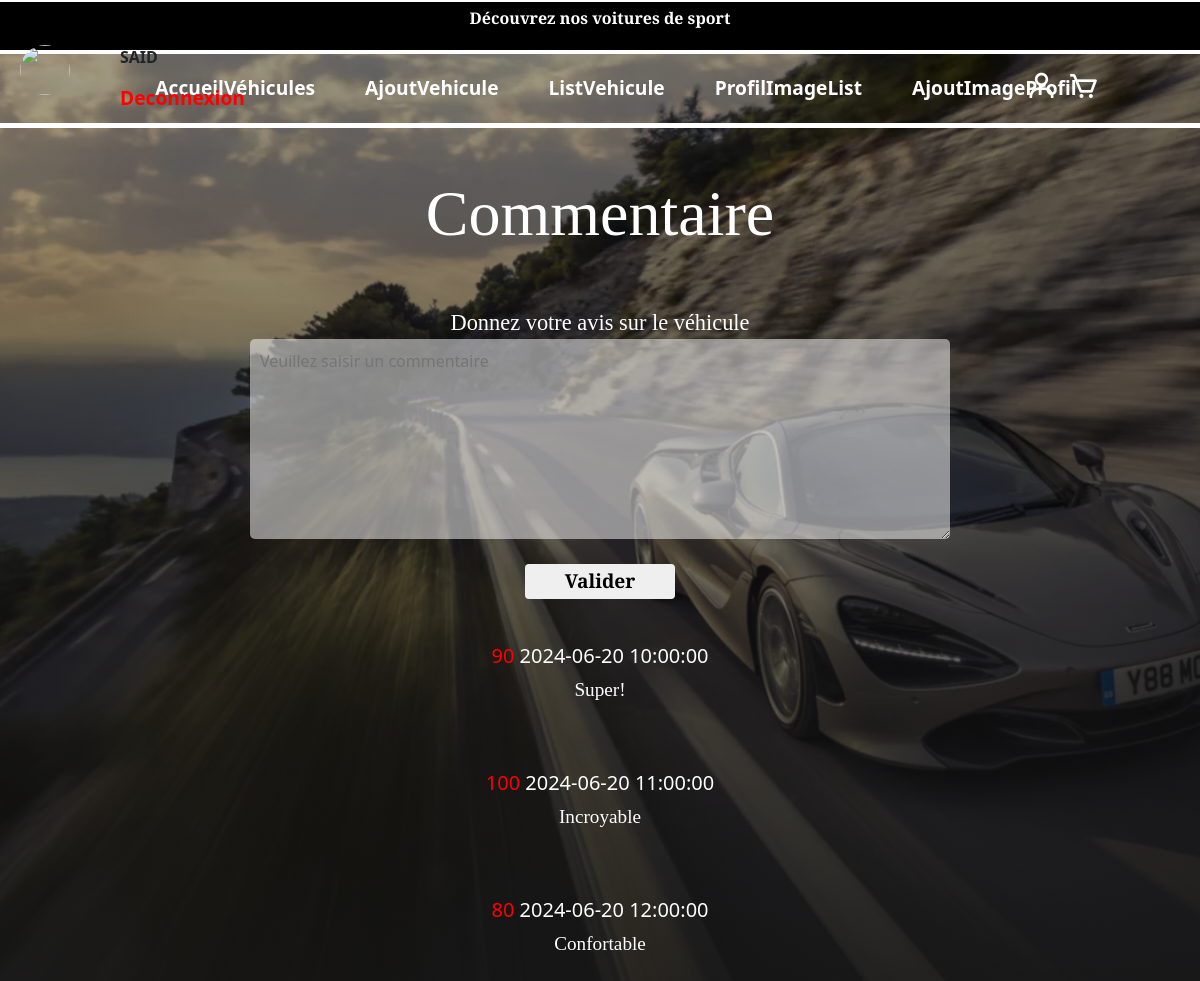
The page /ctrl/add-commentaire/pageDetail.php (signed in) on the database its author committed.
### tables this page shows
CREATE TABLE commentaire (
    id INT PRIMARY KEY AUTO_INCREMENT
    ,contenu TEXT NOT NULL
    ,date TIMESTAMP NOT NULL
    ,idVehicule INT
    ,idUser INT
);

### ctrl/add-commentaire/pageDetail.php (called while the page is built, shortened)
<?php
$dbConnection = getConnection($dbConfig);
$query = ' SELECT commentaire.id, commentaire.contenu, commentaire.date, commentaire.idUser';
$query .= ' FROM commentaire';
$statement = $dbConnection->prepare($query);
$successOrFailure = $statement->execute();
$listCommentaire = $statement->fetchAll(PDO::FETCH_ASSOC);
include $_SERVER['DOCUMENT_ROOT'] . '/view/pageDetail.php';

### view/pageDetail.php (the view, shortened to what this page needs)
<!DOCTYPE html>
<html lang="en">
<head>
    <link href='https://unpkg.com/boxicons@2.1.4/css/boxicons.min.css' rel='stylesheet'>
    <link href="https://cdn.jsdelivr.net/npm/bootstrap@5.3.2/dist/css/bootstrap.min.css" rel="stylesheet">
    <link rel="stylesheet" href="../../asset/css/style.css">
</head>
</head>
<body class="bodyArticleDetail">
    <?php include $_SERVER['DOCUMENT_ROOT'] . '/view/partial/header.php' ?>
    <section class="container sproduct my-5 pt-0">
            <h4 class="mt-5 mb-5">Commentaire</h4>
            <form class="formCommentaire" action="/ctrl/add-commentaire/add.php" method="post" enctype="multipart/form-data">
            <div class="boiteSaisieCommentaire">
                <label for="label">Donnez votre avis sur le véhicule</label>
                <textarea  type="text" name="contenu" id="contenu" cols="30" rows="10" placeholder="Veuillez saisir un commentaire"></textarea>
            </div>
            <div class="boiteAjtCommentaire">
                <button type="submit">Valider</button>
            </div>
            </form>
            <?php foreach ($listCommentaire as $commentaire) { ?>
            <div class="container-commentaire">
                <h5 class="user-commentaire"><?=$commentaire ['idUser']?> <span class="date-commentaire"> <?= $commentaire['date'] ?></span><span></span></h5>
                <p class="commentaire"><?= $commentaire['contenu'] ?></p>
            </div>
        <?php } ?>
    </section>
</body>
</html>

### view/partial/header.php
<?php
$isLoggedIn = isset($_SESSION['user']); ?>
<body class="bodyAccueil">
    <div class="barrePub">
        <p>Découvrez nos voitures de sport</p>
    </div>
    <header>
        <?php if ($isLoggedIn) : ?>
            <div class="nameProfilUser">
                    <img src="<?= '/upload/' . $_SESSION['user']['photo_filename'] ?>" width="50" />
                    <span class="nameUser"><?= ($_SESSION['user']['email']) ?></span>
            </div>
            <a href="/ctrl/login/logout.php" class="btnLog2">Deconnexion</a>
        <?php else : ?>
        <?php endif; ?>
        <nav>
            <ul>
                <div class="flexNav">
                <li><a href="/ctrl/accueil.php">Accueil</a></li>
                <li><a href="/ctrl/article.php">Véhicules</a></li>
                </div>
                <?php if ($isLoggedIn && $_SESSION['user']['idRole'] == '10') : ?>
                    <li><a href="/ctrl/add-article/add-display.php">AjoutVehicule</a></li>
                <?php endif; ?>
                <?php if ($isLoggedIn && $_SESSION['user']['idRole'] == '10') : ?>
                    <li><a href="/ctrl/add-article/list.php">ListVehicule</a></li>
                <?php endif; ?>
                <?php if ($isLoggedIn && $_SESSION['user']['idRole'] == '10') : ?>
                    <li><a href="/ctrl/profil/profile-list.php">ProfilImageList</a></li>
                <?php endif; ?>
                <?php if ($isLoggedIn && $_SESSION['user']['idRole'] == '10') : ?>
                    <li><a href="/ctrl/profil/profile-add-display.php">AjoutImageProfil</a></li>
                <?php endif; ?>
            </ul>
            <div class="boiteIcons">
                <a href="/ctrl/login/display.php"><i class='bx bx-user'></i></a>
                <a href=""><i class='bx bx-cart'></i></a>
            </div>
        </nav>
    </header>
</body>
</html>

### asset/css/style.css (style rules this page uses)
* { margin: 0; padding: 0; }
.bodyArticleDetail { background: linear-gradient(rgba(0, 0, 0, 0.2), rgba(20, 20, 20, 0.9)), url(/asset/img/cardAccueil.webp); height: 100%; background-size: cover; background-position: center; background-repeat: no-repeat; }
.barrePub { padding: 4px; text-align: center; font-weight: bold; color: #fff; background-color: #000; font-family: "Spectral", serif; border-bottom: 4px solid #ffffff; border-top: 2px solid #ffffff; }
header { padding: 20px; border-bottom: 5px solid #ffffff; }
header nav { display: flex; align-items: center; }
header nav ul { display: flex; justify-content: center; margin: auto; width: 950px; gap: 50px; }
header nav ul .flexNav { display: flex; justify-content: space-between; width: 210px; }
header nav ul li { display: flex; }
header nav ul li a { color: #fff; text-decoration: none; font-weight: 600; font-size: 1.2rem; }
header nav .boiteIcons { width: 75px; display: flex; justify-content: center; align-items: center; gap: 10px; position: absolute; right: 0; margin-right: 100px; }
header nav .boiteIcons i { font-size: 2rem; color: #fff; cursor: pointer; }
.nameProfilUser { position: absolute; top: 45px; display: flex; justify-content: center; }
.nameProfilUser .nameUser { font-weight: bold; margin-left: 50px; text-transform: uppercase; }
.nameProfilUser img { border-radius: 100%; width: 50px; height: 50px; }
.btnLog2 { position: absolute; margin-left: 100px; text-decoration: none; color: #ff0000; font-size: 1.2rem; font-weight: bold; margin-top: 10px; }
h4 { text-align: center; color: #fff; font-size: 4rem; margin-top: 40px; }
.mt-5 { font-family: "Spectral"; }
.formCommentaire .boiteSaisieCommentaire { display: flex; flex-direction: column; align-items: center; padding: 5px; }
.formCommentaire .boiteSaisieCommentaire label { color: #fff; font-size: 1.4rem; font-family: "Spectral"; }
.formCommentaire .boiteSaisieCommentaire textarea { width: 700px; height: 200px; border: none; border-radius: 5px; background-color: rgba(255, 255, 255, 0.5058823529); padding: 10px; }
.formCommentaire .boiteAjtCommentaire { text-align: center; }
.formCommentaire .boiteAjtCommentaire button { width: 150px; height: 35px; margin-top: 20px; color: #000; border-radius: 4px; font-weight: bold; border: none; font-size: 1.2rem; cursor: pointer; font-family: "Spectral"; }
.container-commentaire { text-align: center; margin-top: 40px; padding: 5px; }
.container-commentaire .user-commentaire { color: #ff0000; }
.container-commentaire .date-commentaire { color: #fff; }
.container-commentaire .commentaire { color: #fff; font-family: "Spectral"; font-size: 1.2rem; }

### rows shown on the page
commentaire: idUser "90", date "2024-06-20 10:00:00", contenu "Super!"
commentaire: idUser "100", date "2024-06-20 11:00:00", contenu "Incroyable"
commentaire: idUser "80", date "2024-06-20 12:00:00", contenu "Confortable"

### other values the page prints
$_SESSION['user']['email'] "SAID"
